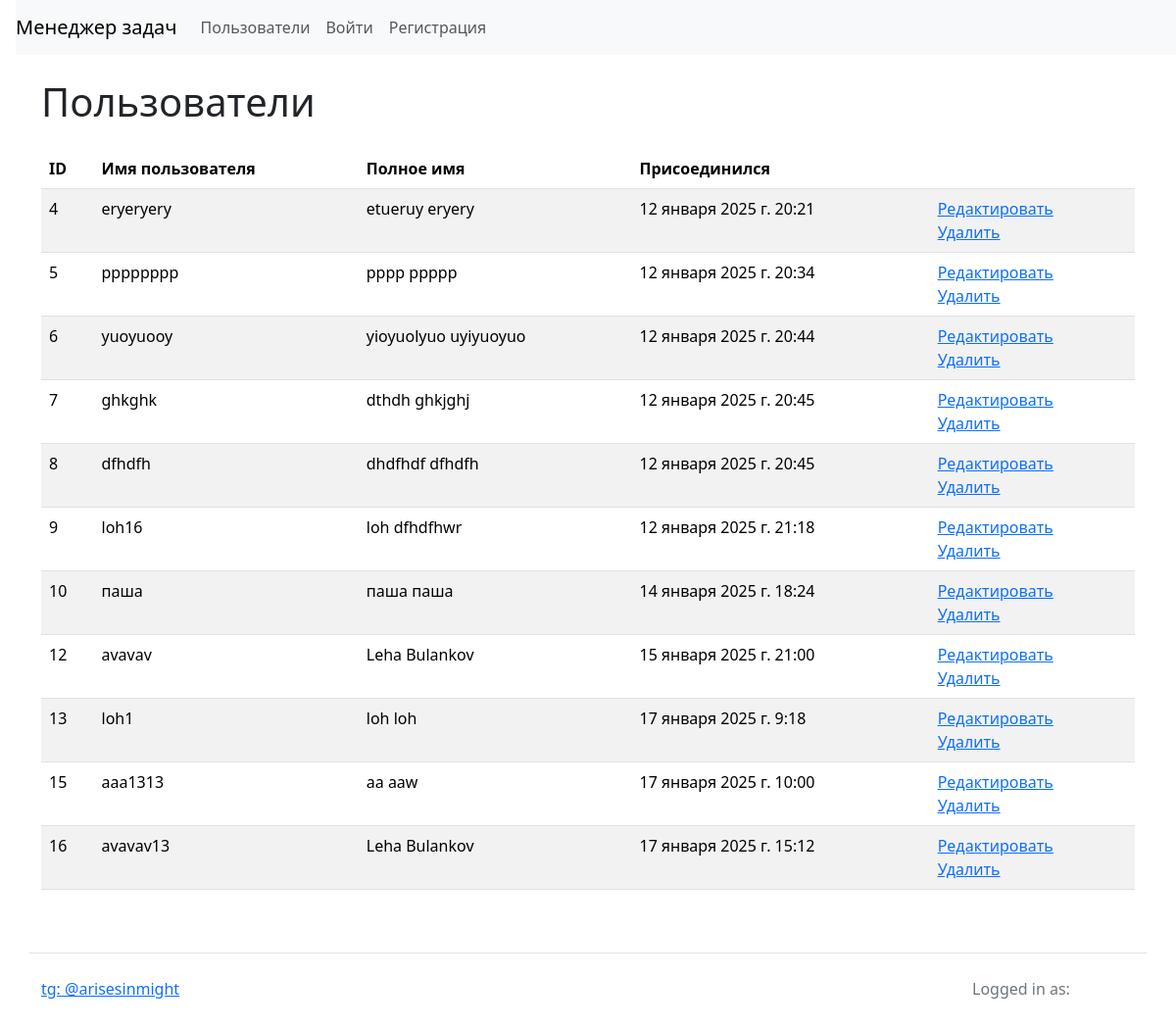
/users/, run on an earlier commit of the app's database.
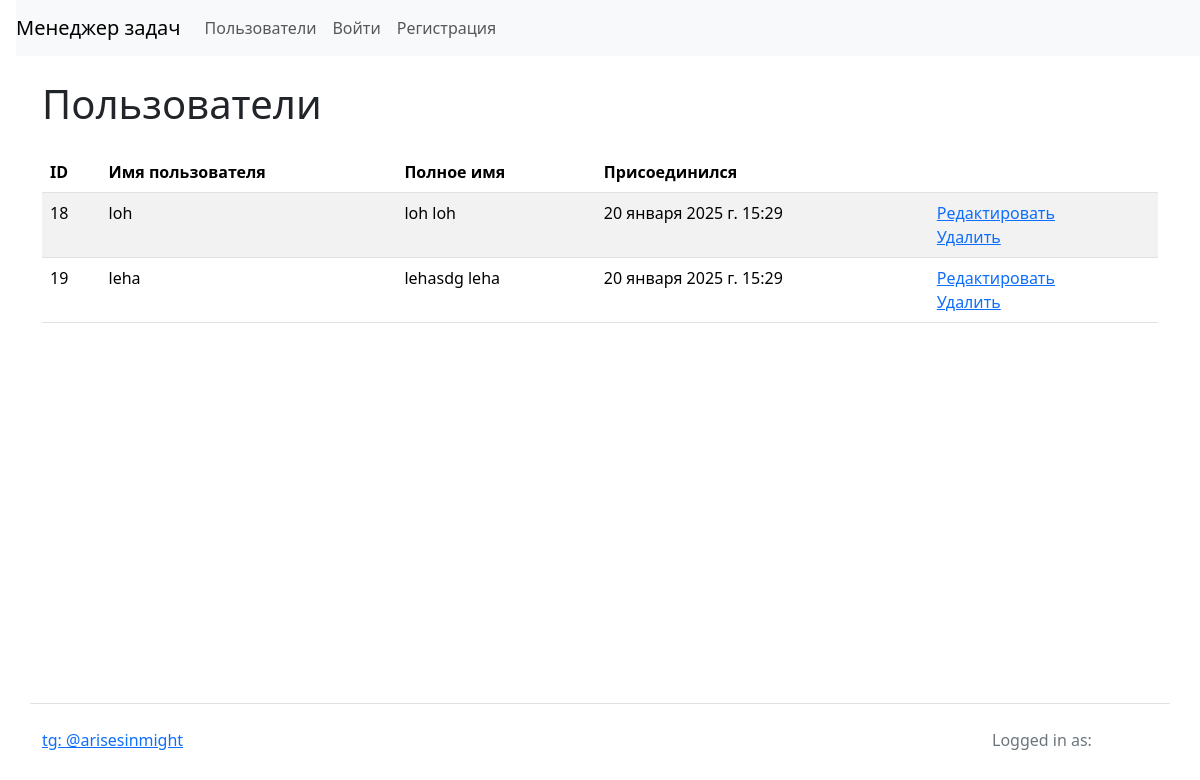
And on a later commit of the database.
### task_manager/users/models.py (models this page shows)
class User(AbstractUser):
    def get_absolute_url(self):
        return reverse('users_index')
    def __str__(self):
        return self.get_full_name()

### task_manager/users/views.py (the view)
# urls.py: path('',  views.IndexView.as_view(), name='users_index'),
class IndexView(View):
    def get(self, request, *args, **kwargs):
        users = User.objects.filter(is_superuser=False)
        return render(request, 'users/users_index.html', context={'users': users})

### task_manager/templates/users/users_index.html (shortened to what this page needs)
{% extends "base.html" %}
{% block content %}
{% load i18n %}
<h1 class="my-4">
{% trans 'Folks' %}
</h1>
<table class="table table-striped">
  <thead>
    <tr>
      <th>ID</th>
      <th>{% trans 'Username' %}</th>
      <th>{% trans 'Full name' %}</th>
      <th>{% trans 'Joined at' %}</th>
      <th></th>
    </tr>
  </thead>
  <tbody>
    {% for user in users %}
      <tr>
        <td>{{ user.id }}</td>
        <td>{{ user.username }}</td>
        <td>{{ user.first_name }} {{ user.last_name }}</td>
        <td>{{ user.date_joined }}</td>
        <td>
          <a href="{% url 'user_update' pk=user.id %}">{% trans 'Update' %}</a>
          <br>
          <a href="{% url 'user_delete' pk=user.id %}">{% trans 'Delete' %}</a>
        </td>
      </tr>
    {% endfor %}
  </tbody>
</table>
{% endblock %}

### task_manager/templates/base.html (shortened to what this page needs)
<!DOCTYPE html>
{% load i18n %}
<html lang="en">
  <head>
    <link href="https://cdn.jsdelivr.net/npm/bootstrap@5.3.3/dist/css/bootstrap.min.css" rel="stylesheet">
  </head>
  <body class="d-flex flex-column min-vh-100">
    <nav class="navbar navbar-expand-lg navbar-light bg-light ms-3">
      <a class="navbar-brand" href="/">{% trans 'Task manager' %}</a>
      <div class="collapse navbar-collapse" id="navbarToggleExternalContent">
        <ul class="navbar-nav mr-auto">
          <li class="nav-item">
            <a class="nav-link" href="/users/">{% trans 'Folks' %}</a>
          </li>
        </ul>
        <ul class="navbar-nav">
        {% if user.is_authenticated %}
            <li class="nav-item">
              <a class="nav-link" href="/statuses/">{% trans 'Statuses' %}</a>
            </li>
            <li class="nav-item">
              <a class="nav-link" href="/labels/">{% trans 'Labels' %}</a>
            </li>
            <li class="nav-item">
              <a class="nav-link" href="/tasks/">{% trans 'Tasks' %}</a>
            </li>
        {% else %}
            <li class="nav-item">
              <a class="nav-link" href="/login/">{% trans 'Sign in' %}</a>
            </li>
            <li class="nav-item">
              <a class="nav-link" href="/users/create/">{% trans 'Sign up' %}</a>
            </li>
        {% endif %}
        </ul>
      </div>
    </nav>
    <div class="container wrapper flex-grow-1">
        {% block content %}{% endblock %}
    </div>
    <footer>
      <div class="container my-5 pt-4 border-top">
        <div class="row">
          <div class="col-10">
            <a target="_blank" href="https://t.me/arisesinmight">tg: @arisesinmight</a>
          </div>
          <div class="col-2 text-secondary">
            {% trans 'Logged in as' %}: {{ user.username }}
          </div>
        </div>
      </div>
    </footer>
  </body>
</html>

What changed in the data, as far as the page shows it:
removed User: id "4", username "eryeryery", first_name "etueruy", last_name "eryery", date_joined "12 января 2025 г. 20:21"
removed User: id "5", username "pppppppp", first_name "pppp", last_name "ppppp", date_joined "12 января 2025 г. 20:34"
removed User: id "6", username "yuoyuooy", first_name "yioyuolyuo", last_name "uyiyuoyuo", date_joined "12 января 2025 г. 20:44"
removed User: id "7", username "ghkghk", first_name "dthdh", last_name "ghkjghj", date_joined "12 января 2025 г. 20:45"
removed User: id "8", username "dfhdfh", first_name "dhdfhdf", last_name "dfhdfh", date_joined "12 января 2025 г. 20:45"
removed User: id "9", username "loh16", first_name "loh", last_name "dfhdfhwr", date_joined "12 января 2025 г. 21:18"
removed User: id "10", username "паша", first_name "паша", last_name "паша", date_joined "14 января 2025 г. 18:24"
removed User: id "12", username "avavav", first_name "Leha", last_name "Bulankov", date_joined "15 января 2025 г. 21:00"
removed User: id "13", username "loh1", first_name "loh", last_name "loh", date_joined "17 января 2025 г. 9:18"
removed User: id "15", username "aaa1313", first_name "aa", last_name "aaw", date_joined "17 января 2025 г. 10:00"
removed User: id "16", username "avavav13", first_name "Leha", last_name "Bulankov", date_joined "17 января 2025 г. 15:12"
added User: id "18", username "loh", first_name "loh", last_name "loh", date_joined "20 января 2025 г. 15:29"
added User: id "19", username "leha", first_name "lehasdg", last_name "leha", date_joined "20 января 2025 г. 15:29"
